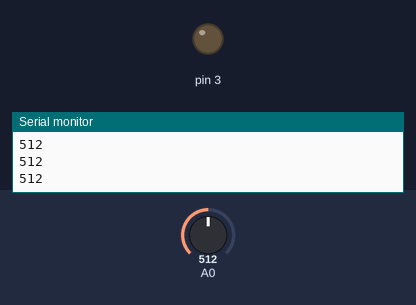
A sketch run on a simulated Arduino Uno, built with avr-gcc and run on an emulated ATmega328P. Parts: output pins drawn as LEDs (lit = HIGH), the last lines printed to the serial monitor. The test bench sets the inputs (shaded band); at power-on: A0 = 512.

Above: at 1.2 s.
1.3 s: A0 set to 523
At 1.8 s:
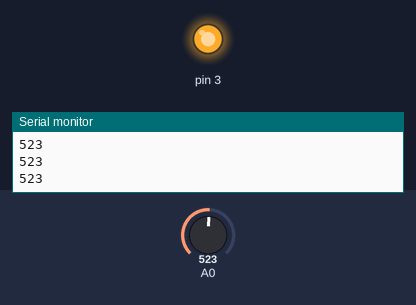
2.8 s: A0 set to 511
At 3.1 s:
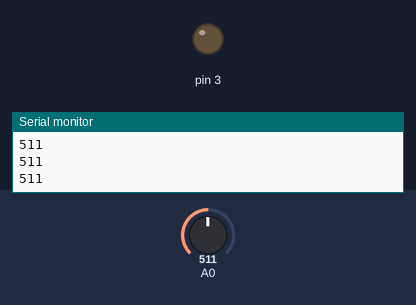
4.3 s: A0 set to 716
At 5.6 s:
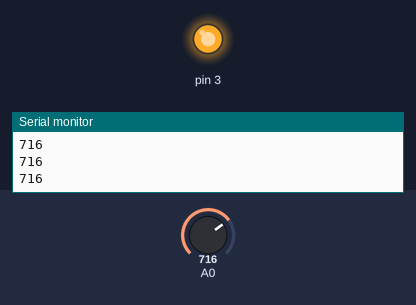
Timing chart, 0 to 7.3 s (numbered marks = the images above; inputs shaded):
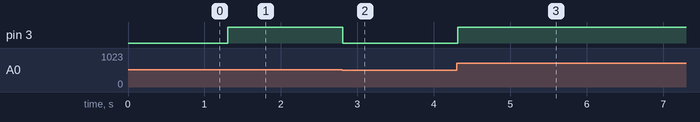

Measured:
- the behaviour switches between 512 and 513 on A0 (found by bisection; images 0 and 1)
- after the input at 1.3 s, pin 3: LOW → HIGH at once
- after the input at 2.8 s, pin 3: HIGH → LOW at once
- after the input at 4.3 s, pin 3: LOW → HIGH at once

The sketch:

CorsoR4_10_if.ino
```cpp
void setup() {
  Serial.begin(9600);
  pinMode(3, OUTPUT);
}

void loop() {
  //lettura analogica da 0 a 1023
  int pot = analogRead(A0);
  //stampo il valore analogico
  Serial.println(pot);

  if ( pot > 512 ) {
    digitalWrite(3, HIGH);
  } else {
    digitalWrite(3, LOW);
  }
  delay(100);
}
```
